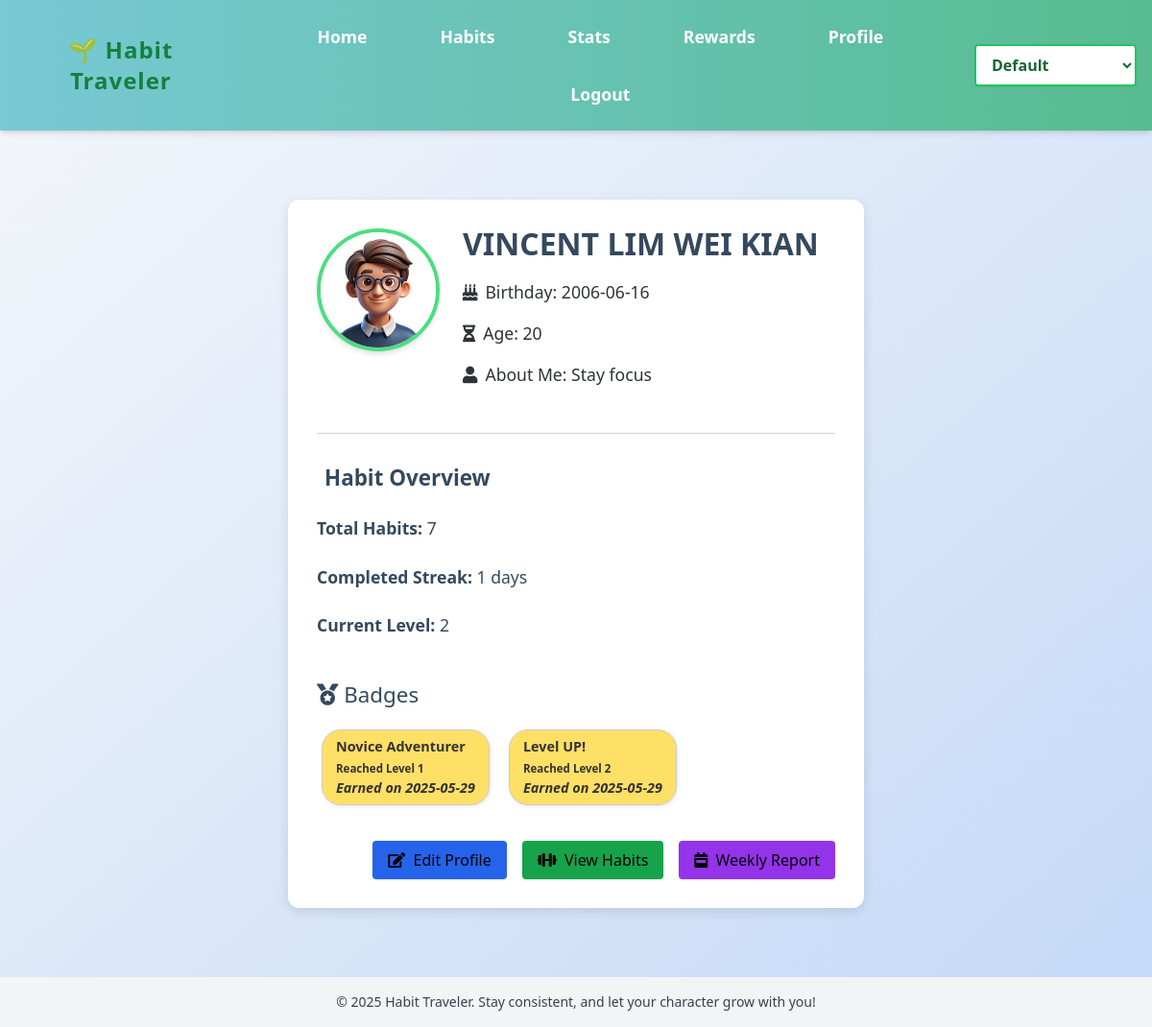
/profile (signed in), run on an earlier commit of the app's database.
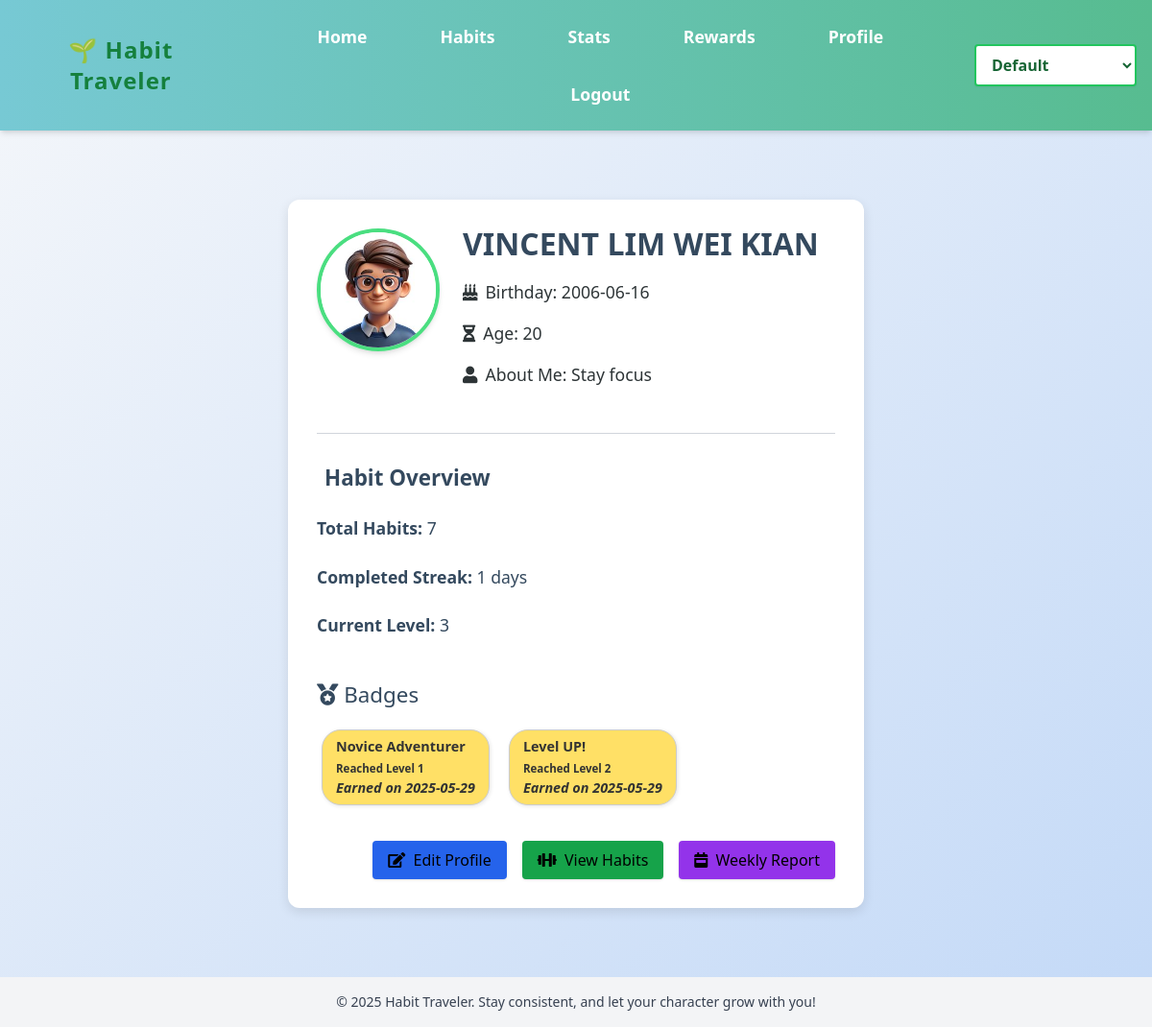
And on a later commit of the database.
### app.py (models this page shows)
class User(db.Model):
    id = db.Column(db.Integer, primary_key=True)
    email = db.Column(db.String(150), unique=True, nullable=False)
    name = db.Column(db.String(150), unique=True, nullable=True)
    password = db.Column(db.String(200), nullable=False)
    xp = db.Column(db.Integer, default=0)
    level = db.Column(db.Integer, default=1)
    birthday = db.Column(db.Date, nullable=True)
    age = db.Column(db.Integer, nullable=True)
    description = db.Column(db.String(500), nullable=True)
    avatar = db.Column(db.String(200), nullable=True)

class UserBadge(db.Model):
    id = db.Column(db.Integer, primary_key=True)
    user_id = db.Column(db.Integer, db.ForeignKey('user.id'), nullable=False)
    badge_id = db.Column(db.Integer, db.ForeignKey('badge.id'), nullable=False)
    earned_date = db.Column(db.DateTime, default=datetime.utcnow)
    user = db.relationship('User', backref='user_badges')
    badge = db.relationship('Badge')

class Badge(db.Model):
    id = db.Column(db.Integer, primary_key=True)
    name = db.Column(db.String(100), unique=True, nullable=False)
    description = db.Column(db.String(300))
    level_required = db.Column(db.Integer, nullable=False)

### app.py (the view)
@app.route('/profile')
def profile():
    if 'user_id' not in session:
        return redirect(url_for('login'))
    user_id = session['user_id']
    user = User.query.get(user_id)
    if user:
        total_habits = Habit.query.filter_by(user_id=user_id).count()
        habit_completions = HabitCompletion.query.filter_by(user_id=user_id).order_by(HabitCompletion.date).all()
        streaks = {}
        previous_dates = {}
        for completion in habit_completions:
            habit_id = completion.habit_id
            current_date = completion.date
            if habit_id not in streaks:
                streaks[habit_id] = 1
                previous_dates[habit_id] = current_date
            else:
                if (current_date - previous_dates[habit_id]).days == 1:
                    streaks[habit_id] += 1
                else:
                    streaks[habit_id] = 1
                previous_dates[habit_id] = current_date
        max_streak = max(streaks.values(), default=0)
        unique_badges = {}
        for user_badge in user.user_badges:
            if user_badge.badge_id not in unique_badges:
                unique_badges[user_badge.badge_id] = user_badge
        unique_user_badges = list(unique_badges.values())
        return render_template('profile.html',
                               user=user,
                               total_habits=total_habits,
                               max_streak=max_streak,
                               unique_user_badges=unique_user_badges)
    else:
        flash("User not found.")
        return redirect(url_for('index'))

### templates/profile.html (shortened to what this page needs)
{% extends 'base.html' %}
{% block content %}
<div id="profile-container" class="max-w-4xl mx-auto bg-white dark:bg-gray-800 shadow-lg rounded-xl p-6 space-y-8 profile-container">
    <div class="flex flex-col md:flex-row items-center md:items-start space-x-0 md:space-x-6 space-y-4 md:space-y-0">
        <img src="{{ url_for('static', filename='avatars/' + (user.avatar if user.avatar else 'default_avatar.png')) }}"
             alt="Avatar"
             class="w-32 h-32 rounded-full border-4 border-green-400 shadow-md object-cover">
        <div class="text-center md:text-left">
            <h1 class="text-2xl font-bold text-gray-800 dark:text-gray-100">{{ user.name }}</h1>
            <p class="text-gray-600 dark:text-gray-300"><i class="fas fa-birthday-cake mr-2"></i>Birthday: {{ user.birthday }}</p>
            <p class="text-gray-600 dark:text-gray-300"><i class="fas fa-hourglass-half mr-2"></i>Age: {{ user.age }}</p>
            <p class="text-gray-600 dark:text-gray-300"><i class="fas fa-user mr-2"></i>About Me: {{ user.description }}</p>
        </div>
    </div>
    <hr class="border-gray-300 dark:border-gray-600">
    <div class="profile-section">
        <h2 class="text-xl font-semibold mb-3 text-gray-700 dark:text-gray-200">Habit Overview</h2>
        <ul class="space-y-1 text-gray-700 dark:text-gray-300">
            <li><strong>Total Habits:</strong> {{ total_habits }}</li>
            <li><strong>Completed Streak:</strong> {{ max_streak }} days</li>
            <li><strong>Current Level:</strong> {{ user.level }}</li>
        </ul>
    </div>
    <div class="profile-section">
        <h2><i class="fas fa-medal"></i> Badges</h2>
        <div class="badges">
            {% if unique_user_badges %}
                {% for user_badge in unique_user_badges %}
                    <div class="badge">
                        <strong>{{ user_badge.badge.name }}</strong><br>
                        <small>{{ user_badge.badge.description }}</small><br>
                        <em>Earned on {{ user_badge.earned_date.strftime('%Y-%m-%d') }}</em>
                    </div>
                {% endfor %}
            {% else %}
                <p>No badges earned yet.</p>
            {% endif %}
        </div>
    </div>
    <div class="flex flex-wrap justify-center md:justify-end gap-4 mt-6">
   <a href="{{ url_for('edit_profile') }}" class="px-4 py-2 bg-blue-600 !text-black rounded hover:bg-blue-700 transition shadow">
    <i class="fas fa-edit mr-1"></i> Edit Profile
</a>
<a href="{{ url_for('habits') }}" class="px-4 py-2 bg-green-600 !text-black rounded hover:bg-green-700 transition shadow">
    <i class="fas fa-dumbbell mr-1"></i> View Habits
</a>
<a href="{{ url_for('weekly_report') }}" class="px-4 py-2 bg-purple-600 !text-black rounded hover:bg-purple-700 transition shadow">
    <i class="fas fa-calendar-week mr-1"></i> Weekly Report
</a>
    </div>
</div>
{% endblock %}

### templates/base.html (shortened to what this page needs)
<!DOCTYPE html>
<html lang="en">
<head>
    <script src="https://cdn.tailwindcss.com"></script>
    <link href="https://cdnjs.cloudflare.com/ajax/libs/font-awesome/5.15.3/css/all.min.css" rel="stylesheet">
    <link rel="stylesheet" href="{{ url_for('static', filename='style.css') }}">
    <link rel="stylesheet" href="{{ url_for('static', filename='themes.css') }}">
</head>
<body id="mainBody" class="{{ request.endpoint|replace('.', '_') }}">
    <header class="p-4 flex flex-col md:flex-row justify-between items-center bg-white shadow-md">
        <h1 class="text-2xl font-bold text-green-700">🌱 Habit Traveler</h1>
        <nav class="mt-3 md:mt-0">
            <ul class="flex flex-wrap gap-4 text-sm md:text-base">
                <li><a href="{{ url_for('index') }}" class="hover:underline">Home</a></li>
                <li><a href="{{ url_for('habits') }}" class="hover:underline">Habits</a></li>
                <li><a href="{{ url_for('stats') }}" class="hover:underline">Stats</a></li>
                <li><a href="{{ url_for('rewards') }}" class="hover:underline">Rewards</a></li>
                <li><a href="{{ url_for('profile') }}" class="hover:underline">Profile</a></li>
                {% if session.get('user_id') %}
                    <li><a href="{{ url_for('logout') }}" class="hover:underline">Logout</a></li>
                {% else %}
                    <li><a href="{{ url_for('login') }}" class="hover:underline">Login</a></li>
                    <li><a href="{{ url_for('register') }}" class="hover:underline">Register</a></li>
                {% endif %}
            </ul>
        </nav>
        <div class="flex items-center space-x-4 mt-3 md:mt-0">
            <select id="themeSelector" class="px-3 py-2 border-2 border-green-500 bg-white text-green-800 font-semibold rounded shadow-sm hover:border-green-600 focus:outline-none focus:ring-2 focus:ring-green-400 transition">
                <option value="">Default</option>
            </select>
        </div>
    </header>
    <main class="container mx-auto px-4 py-8">
        {% block content %}{% endblock %}
    </main>
    <footer class="text-center py-4 text-sm bg-gray-100 text-gray-700">
        &copy; 2025 Habit Traveler. Stay consistent, and let your character grow with you!
    </footer>
</body>
</html>

### static/style.css (style rules this page uses)
body { margin: 0; font-family: 'Segoe UI', Tahoma, Geneva, Verdana, sans-serif; background: linear-gradient(to bottom right, #f5f7fa, #c3d9f7); color: #333; min-height: 100vh; display: flex; flex-direction: column; }
header { background: linear-gradient(to right, #77c9d4, #57bc90); color: white; padding: 20px; text-align: center; box-shadow: 0 4px 6px rgba(0, 0, 0, 0.1); }
header h1 { margin: 0; font-size: 2.5em; letter-spacing: 1px; }
nav { margin-top: 10px; }
nav a { color: white; margin: 0 15px; text-decoration: none; font-weight: bold; transition: all 0.3s ease; }
nav ul { display: flex; justify-content: center; align-items: center; padding: 0; margin: 0; list-style: none; }
nav li { margin: 0 15px; }
main { flex: 1; padding: 30px; max-width: 900px; margin: 0 auto; text-align: center; }
main h2 { font-size: 2em; color: #4b6584; margin-bottom: 10px; }
main p { font-size: 1.1em; line-height: 1.6; margin-bottom: 20px; }
ul { list-style: none; padding: 0; }
ul li { padding: 10px 0; font-size: 1.1em; color: #34495e; }
a { color: #3498db; text-decoration: none; }
body.profile .profile-container { max-width: 600px; margin: 40px auto; background: #ffffff; padding: 30px; border-radius: 12px; box-shadow: 0 4px 12px rgba(0, 0, 0, 0.1); text-align: left; }
body.profile .profile-container h1 { font-size: 2em; color: #34495e; margin-bottom: 20px; text-align: center; }
body.profile .profile-container p { font-size: 1.1em; margin-bottom: 15px; color: #2d3436; }
body.profile .profile-section { margin-top: 30px; }
body.profile .profile-section h2 { color: #34495e; font-size: 1.4em; margin-bottom: 15px; }
body.profile .badges { display: flex; flex-wrap: wrap; gap: 10px; }
body.profile .badge { background-color: #ffe066; color: #333; padding: 6px 14px; border-radius: 20px; font-size: 0.9em; font-weight: bold; }
.badge { display: inline-block; background: #f5f5f5; border: 1px solid #ccc; padding: 10px; margin: 5px; border-radius: 10px; box-shadow: 1px 1px 4px rgba(0, 0, 0, 0.1); }
footer { background: #2d3436; color: white; text-align: center; padding: 15px 10px; font-size: 0.9em; }

What changed in the data, as far as the page shows it:
changed User "VINCENT LIM WEI KIAN": level "2" → "3"
